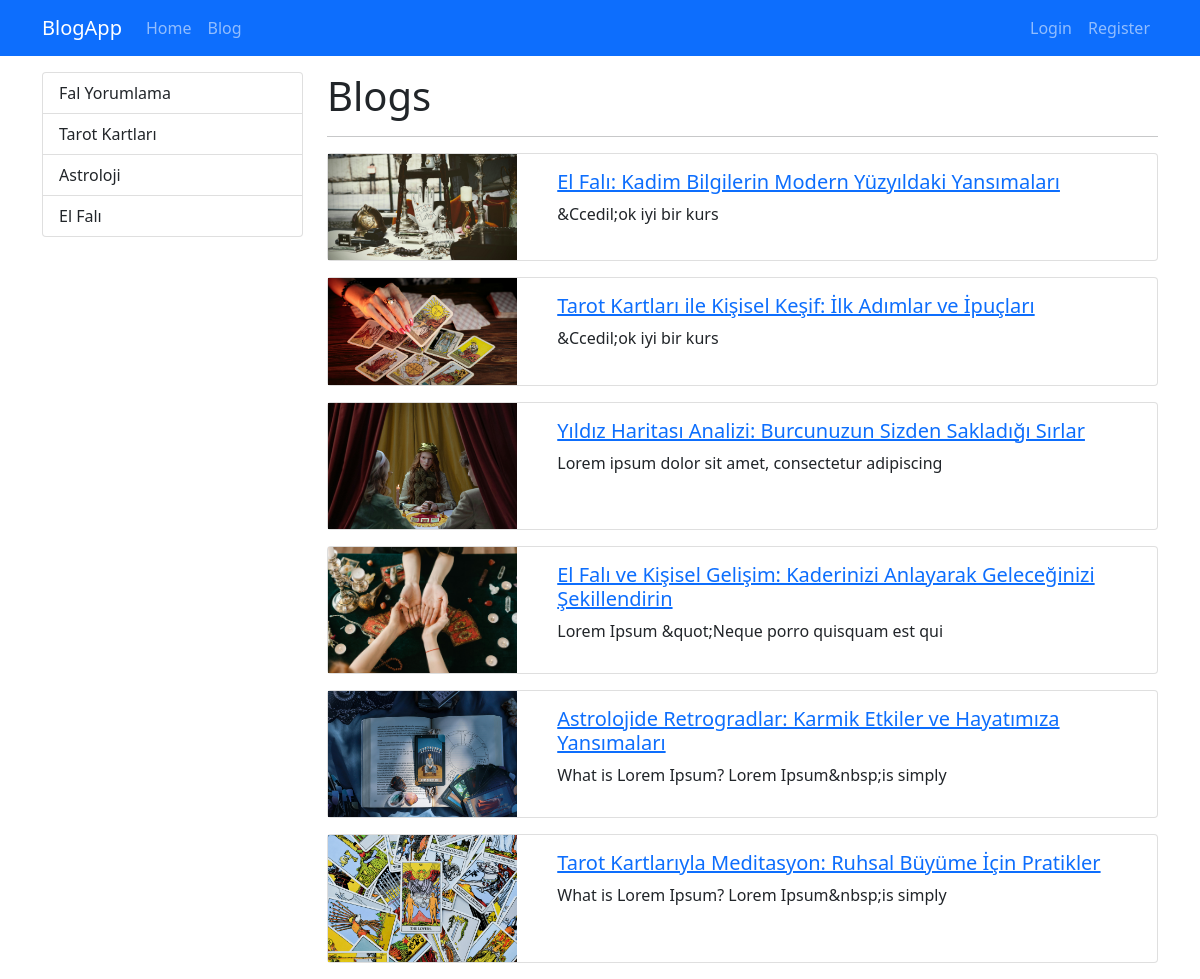
Page /blog on the committed database.
### blog/models.py (models this page shows, shortened)
class Category(models.Model):
    name = models.CharField(max_length=150)
    slug = models.SlugField(null=False,blank=True,unique=True,db_index=True,editable=False)

class Blog(models.Model):
    title = models.CharField(max_length=200)
    image = models.ImageField(upload_to="blog")
    description = RichTextField()
    is_active = models.BooleanField(default=False)
    is_home = models.BooleanField(default=False)
    slug = models.SlugField(null=False,blank=True, unique=True,db_index=True,editable=False) #editable=false olursa bu özellik editlenemez
    categories = models.ManyToManyField(Category, blank=True)

### blog/views.py (the view)
# urls.py: path("blog",views.blog,name="blog"),
def blog(request):
    context={
        "blog": Blog.objects.filter(is_active=True),
        "categories": Category.objects.all()
    }
    return render(request,"blog/blog.html", context)

### blog/templates/blog/blog.html (shortened to what this page needs)
{% extends "base.html" %}
{%block content%}
<div class="container mt-3">
  <div class="row">
      <div class="col-3">
          {%include 'partials/_categories.html'%}
      </div>
      <div class="col-9">
        <h1> Blogs</h1>
        <hr>
        {% if blog|length > 0 %}
          {% for blog in blog%}
            {% if blog.is_active%}
              {% include 'blog/partials/_blog.html'%}
            {% endif %}
          {% endfor%}
          {% else %}
            <div class="alert alert-warning">No Blog</div>
        {% endif %}
      </div>
  </div>
</div>
{% endblock %}

### templates/partials/_categories.html
<div class="list-group">
    {% for category in categories  %}
    {% if category.slug == selected_category %}
    <a class="list-group-item list-group-item-action active" href="{% url 'blog_by_category' category.slug %}">{{ category.name|title}}</a>
    {% else %}
    <a class="list-group-item list-group-item-action" href="{% url 'blog_by_category' category.slug %}">{{ category.name|title}}</a>
    {% endif %}
    {% endfor %}
</div>

### blog/templates/blog/partials/_blog.html
{% load static%}
<div class="card mb-3">
    <div class="row">
        <div class="col-md-3">
            <img src={{ blog.image.url }} alt=""  class="img-fluid" >
        </div>
        <div class="col-md-9">
            <div class="card-body">
                <h5 class="card-title">
                    <a href="{% url 'blog_details' blog.slug %}">
                        {{ blog.title }}
                    </a>
                </h5>
                <p class="card-text" >{{ blog.description|striptags|slice:"0:50" }}</p>
            </div>
        </div>
    </div>
</div>

### rows in the picture
Category: name "Fal Yorumlama"
Category: name "Tarot Kartları"
Category: name "Astroloji"
Category: name "El Falı"
Blog: image (picture), title "El Falı: Kadim Bilgilerin Modern Yüzyıldaki Yansımaları", description "&Ccedil;ok iyi bir kurs"
Blog: image (picture), title "Tarot Kartları ile Kişisel Keşif: İlk Adımlar ve İpuçları", description "&Ccedil;ok iyi bir kurs"
Blog: image (picture), title "Yıldız Haritası Analizi: Burcunuzun Sizden Sakladığı Sırlar", description "Lorem ipsum dolor sit amet, consectetur adipiscing"
Blog: image (picture), title "El Falı ve Kişisel Gelişim: Kaderinizi Anlayarak Geleceğinizi Şekillendirin", description "Lorem Ipsum &quot;Neque porro quisquam est qui"
Blog: image (picture), title "Astrolojide Retrogradlar: Karmik Etkiler ve Hayatımıza Yansımaları", description "What is Lorem Ipsum? Lorem Ipsum&nbsp;is simply"
Blog: image (picture), title "Tarot Kartlarıyla Meditasyon: Ruhsal Büyüme İçin Pratikler", description "What is Lorem Ipsum? Lorem Ipsum&nbsp;is simply"
